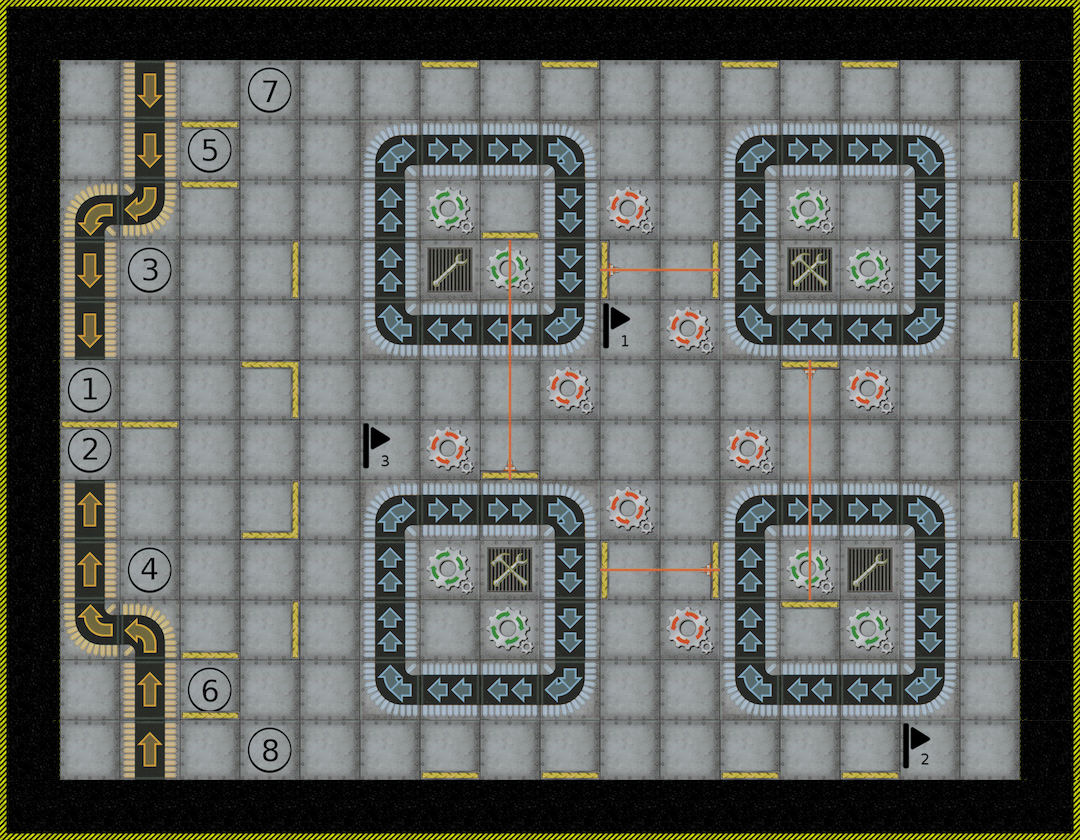

This is a level from a 2D game, rendered from its Tiled map with the project's own tilesets. A one-line summary and the complete map file follow:
An orthogonal 18x14 tile map with 60x60 px tiles, 6 tile layers (TILES, REPAIR_SITE, FLAGS, PLAYERBEAMS, ...).

<map version="1.2" tiledversion="1.3.2" orientation="orthogonal" renderorder="right-down" compressionlevel="-1" width="18" height="14" tilewidth="60" tileheight="60" infinite="0" nextlayerid="7" nextobjectid="1">
 <tileset firstgid="1" source="roboRallytileset.tsx" />
 <layer id="1" name="TILES" width="18" height="14">
  <data encoding="csv">
105,106,106,106,106,106,106,106,106,106,106,106,106,106,106,106,106,107,
116,5,50,5,131,5,5,5,5,5,5,5,5,5,5,5,5,108,
116,5,50,129,5,5,19,14,14,20,5,5,19,14,14,20,5,108,
116,33,44,5,5,5,13,54,5,21,53,5,13,54,5,21,5,108,
116,50,123,5,5,5,13,5,54,21,5,5,13,5,54,21,5,108,
116,50,5,5,5,5,27,22,22,28,5,53,27,22,22,28,5,108,
116,121,5,5,5,5,5,5,5,53,5,5,5,5,53,5,5,108,
116,122,5,5,5,5,5,53,5,5,5,5,53,5,5,5,5,108,
116,49,5,5,5,5,19,14,14,20,53,5,19,14,14,20,5,108,
116,49,124,5,5,5,13,54,5,21,5,5,13,54,5,21,5,108,
116,43,34,5,5,5,13,5,54,21,5,53,13,5,54,21,5,108,
116,5,49,130,5,5,27,22,22,28,5,5,27,22,22,28,5,108,
116,5,49,5,132,5,5,5,5,5,5,5,5,5,5,5,5,108,
113,114,114,114,114,114,114,114,114,114,114,114,114,114,114,114,114,115
</data>
 </layer>
 <layer id="4" name="REPAIR_SITE" width="18" height="14">
  <data encoding="csv">
0,0,0,0,0,0,0,0,0,0,0,0,0,0,0,0,0,0,
0,0,0,0,0,0,0,0,0,0,0,0,0,0,0,0,0,0,
0,0,0,0,0,0,0,0,0,0,0,0,0,0,0,0,0,0,
0,0,0,0,0,0,0,0,0,0,0,0,0,0,0,0,0,0,
0,0,0,0,0,0,0,15,0,0,0,0,0,7,0,0,0,0,
0,0,0,0,0,0,0,0,0,0,0,0,0,0,0,0,0,0,
0,0,0,0,0,0,0,0,0,0,0,0,0,0,0,0,0,0,
0,0,0,0,0,0,0,0,0,0,0,0,0,0,0,0,0,0,
0,0,0,0,0,0,0,0,0,0,0,0,0,0,0,0,0,0,
0,0,0,0,0,0,0,0,7,0,0,0,0,0,15,0,0,0,
0,0,0,0,0,0,0,0,0,0,0,0,0,0,0,0,0,0,
0,0,0,0,0,0,0,0,0,0,0,0,0,0,0,0,0,0,
0,0,0,0,0,0,0,0,0,0,0,0,0,0,0,0,0,0,
0,0,0,0,0,0,0,0,0,0,0,0,0,0,0,0,0,0
</data>
 </layer>
 <layer id="5" name="FLAGS" width="18" height="14">
  <data encoding="csv">
0,0,0,0,0,0,0,0,0,0,0,0,0,0,0,0,0,0,
0,0,0,0,0,0,0,0,0,0,0,0,0,0,0,0,0,0,
0,0,0,0,0,0,0,0,0,0,0,0,0,0,0,0,0,0,
0,0,0,0,0,0,0,0,0,0,0,0,0,0,0,0,0,0,
0,0,0,0,0,0,0,0,0,0,0,0,0,0,0,0,0,0,
0,0,0,0,0,0,0,0,0,0,55,0,0,0,0,0,0,0,
0,0,0,0,0,0,0,0,0,0,0,0,0,0,0,0,0,0,
0,0,0,0,0,0,71,0,0,0,0,0,0,0,0,0,0,0,
0,0,0,0,0,0,0,0,0,0,0,0,0,0,0,0,0,0,
0,0,0,0,0,0,0,0,0,0,0,0,0,0,0,0,0,0,
0,0,0,0,0,0,0,0,0,0,0,0,0,0,0,0,0,0,
0,0,0,0,0,0,0,0,0,0,0,0,0,0,0,0,0,0,
0,0,0,0,0,0,0,0,0,0,0,0,0,0,0,63,0,0,
0,0,0,0,0,0,0,0,0,0,0,0,0,0,0,0,0,0
</data>
 </layer>
 <layer id="6" name="PLAYERBEAMS" width="18" height="14">
  <data encoding="csv">
0,0,0,0,0,0,0,0,0,0,0,0,0,0,0,0,0,0,
0,0,0,0,0,0,0,0,0,0,0,0,0,0,0,0,0,0,
0,0,0,0,0,0,0,0,0,0,0,0,0,0,0,0,0,0,
0,0,0,0,0,0,0,0,0,0,0,0,0,0,0,0,0,0,
0,0,0,0,0,0,0,0,0,0,0,0,0,0,0,0,0,0,
0,0,0,0,0,0,0,0,0,0,0,0,0,0,0,0,0,0,
0,0,0,0,0,0,0,0,0,0,0,0,0,0,0,0,0,0,
0,0,0,0,0,0,0,0,0,0,0,0,0,0,0,0,0,0,
0,0,0,0,0,0,0,0,0,0,0,0,0,0,0,0,0,0,
0,0,0,0,0,0,0,0,0,0,0,0,0,0,0,0,0,0,
0,0,0,0,0,0,0,0,0,0,0,0,0,0,0,0,0,0,
0,0,0,0,0,0,0,0,0,0,0,0,0,0,0,0,0,0,
0,0,0,0,0,0,0,0,0,0,0,0,0,0,0,0,0,0,
0,0,0,0,0,0,0,0,0,0,0,0,0,0,0,0,0,0
</data>
 </layer>
 <layer id="2" name="WALLS" width="18" height="14">
  <data encoding="csv">
0,0,0,0,0,0,0,0,0,0,0,0,0,0,0,0,0,0,
0,0,0,0,0,0,0,31,0,31,0,0,31,0,31,0,0,0,
0,0,0,31,0,0,0,0,0,0,0,0,0,0,0,0,0,0,
0,0,0,31,0,0,0,0,29,0,0,0,0,0,0,0,23,0,
0,0,0,0,23,0,0,0,0,0,38,23,0,0,0,0,0,0,
0,0,0,0,0,0,0,0,0,0,0,0,0,0,0,0,23,0,
0,0,0,0,16,0,0,0,0,0,0,0,0,45,0,0,0,0,
0,31,31,0,0,0,0,0,37,0,0,0,0,0,0,0,0,0,
0,0,0,0,8,0,0,0,0,0,0,0,0,0,0,0,23,0,
0,0,0,0,0,0,0,0,0,0,30,46,0,0,0,0,0,0,
0,0,0,29,23,0,0,0,0,0,0,0,0,31,0,0,23,0,
0,0,0,29,0,0,0,0,0,0,0,0,0,0,0,0,0,0,
0,0,0,0,0,0,0,29,0,29,0,0,29,0,29,0,0,0,
0,0,0,0,0,0,0,0,0,0,0,0,0,0,0,0,0,0
</data>
 </layer>
 <layer id="3" name="LASERBEAMS" width="18" height="14">
  <data encoding="csv">
0,0,0,0,0,0,0,0,0,0,0,0,0,0,0,0,0,0,
0,0,0,0,0,0,0,0,0,0,0,0,0,0,0,0,0,0,
0,0,0,0,0,0,0,0,0,0,0,0,0,0,0,0,0,0,
0,0,0,0,0,0,0,0,0,0,0,0,0,0,0,0,0,0,
0,0,0,0,0,0,0,0,47,0,39,39,0,0,0,0,0,0,
0,0,0,0,0,0,0,0,47,0,0,0,0,0,0,0,0,0,
0,0,0,0,0,0,0,0,47,0,0,0,0,47,0,0,0,0,
0,0,0,0,0,0,0,0,47,0,0,0,0,47,0,0,0,0,
0,0,0,0,0,0,0,0,0,0,0,0,0,47,0,0,0,0,
0,0,0,0,0,0,0,0,0,0,39,39,0,47,0,0,0,0,
0,0,0,0,0,0,0,0,0,0,0,0,0,0,0,0,0,0,
0,0,0,0,0,0,0,0,0,0,0,0,0,0,0,0,0,0,
0,0,0,0,0,0,0,0,0,0,0,0,0,0,0,0,0,0,
0,0,0,0,0,0,0,0,0,0,0,0,0,0,0,0,0,0
</data>
 </layer>
</map>
